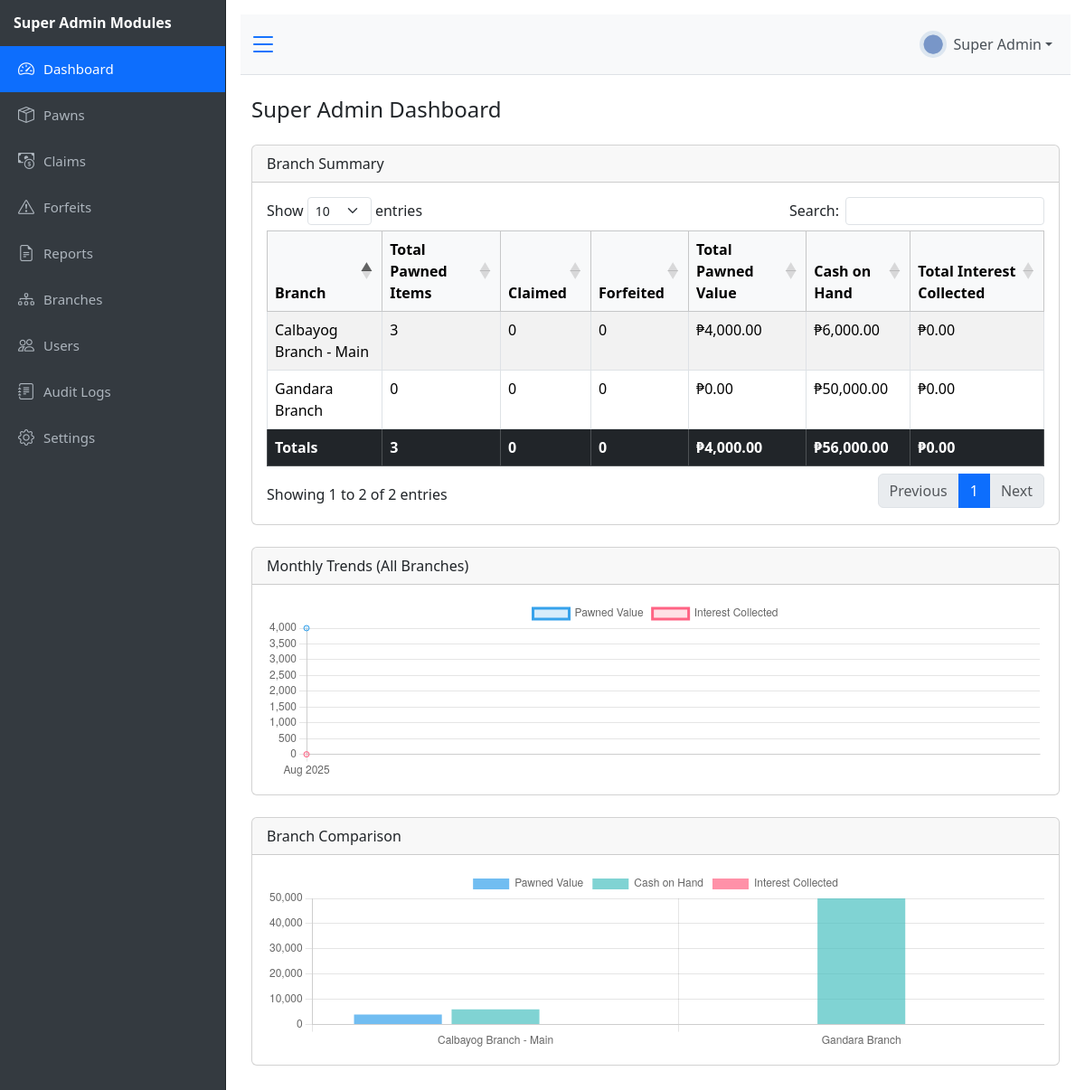
Page /public/dashboard_super.php (signed in) on the earlier database version.
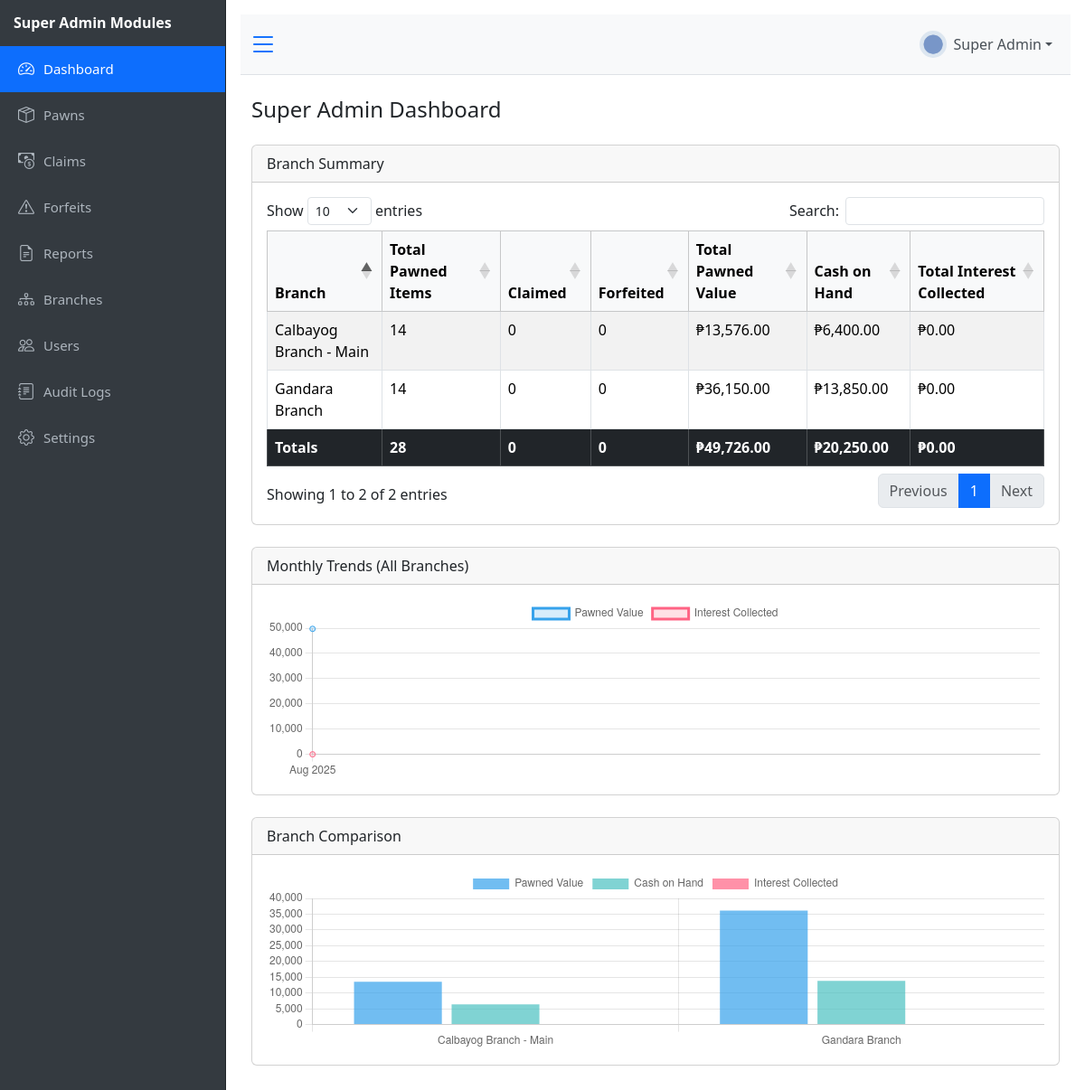
Same page on the later database version.
### tables this page shows
CREATE TABLE `branches` (
  `branch_id` int(11) NOT NULL,
  `branch_name` varchar(100) NOT NULL,
  `branch_address` varchar(255) DEFAULT NULL,
  `branch_phone` varchar(30) DEFAULT NULL,
  `status` enum('active','inactive') DEFAULT 'active',
  `interest_rate` decimal(5,4) DEFAULT 0.0600,
  `cash_on_hand` decimal(12,2) DEFAULT 0.00,
  `created_at` timestamp NOT NULL DEFAULT current_timestamp()
);

### public/dashboard_super.php (the view, shortened to what this page needs)
<?php
require_once "../config/db.php";
include '../views/header.php';
$branch_stats = $pdo->query("
    SELECT
    b.branch_id,
    b.branch_name,
    SUM(CASE WHEN p.status = 'pawned' THEN 1 ELSE 0 END) AS total_pawned,
    SUM(CASE WHEN p.status = 'claimed' THEN 1 ELSE 0 END) AS claimed,
    SUM(CASE WHEN p.status = 'forfeited' THEN 1 ELSE 0 END) AS forfeited,
    COALESCE(SUM(CASE WHEN p.status = 'pawned' THEN p.amount_pawned ELSE 0 END), 0) AS total_pawned_value,
    COALESCE(SUM(tp.interest_amount), 0) AS total_interest_amount,
    b.cash_on_hand
FROM branches b
LEFT JOIN pawned_items p
    ON b.branch_id = p.branch_id
    AND p.is_deleted = 0
LEFT JOIN tubo_payments tp
    ON p.pawn_id = tp.pawn_id
GROUP BY b.branch_id, b.branch_name
")->fetchAll(PDO::FETCH_ASSOC);
$trend_stmt = $pdo->query("
    SELECT DATE_FORMAT(p.date_pawned, '%Y-%m') AS month,
       COALESCE(SUM(CASE WHEN p.status = 'pawned' THEN p.amount_pawned ELSE 0 END), 0) AS total_pawned,
       COALESCE(SUM(tp.interest_amount), 0) AS total_interest
FROM pawned_items p
LEFT JOIN tubo_payments tp
    ON p.pawn_id = tp.pawn_id
WHERE p.is_deleted = 0
  AND p.date_pawned >= DATE_SUB(CURDATE(), INTERVAL 12 MONTH)
GROUP BY month
ORDER BY month ASC
");
$trend_data = $trend_stmt->fetchAll(PDO::FETCH_ASSOC);
$trend_months = [];
$trend_pawned = [];
$trend_interest = [];
foreach ($trend_data as $row) {
    $trend_months[] = date("M Y", strtotime($row['month'] . "-01"));
    $trend_pawned[] = (float) $row['total_pawned'];
    $trend_interest[] = (float) $row['total_interest'];
}
?>
<div class="d-flex" id="wrapper">
    <?php include '../views/sidebar.php'; ?>
    <div id="page-content-wrapper">
        <?php include '../views/topbar.php'; ?>
        <div class="container-fluid mt-4">
            <div class="d-flex justify-content-between align-items-center mb-3">
                <h4>Super Admin Dashboard</h4>
            </div>
            <div class="card mb-4">
                <div class="card-header">Branch Summary</div>
                <div class="card-body">
                    <table id="branchSummaryTable" class="table table-bordered table-striped">
                        <thead class="table-light">
                            <tr>
                                <th>Branch</th>
                                <th>Total Pawned Items</th>
                                <th>Claimed</th>
                                <th>Forfeited</th>
                                <th>Total Pawned Value</th>
                                <th>Cash on Hand</th>
                                <th>Total Interest Collected</th>
                            </tr>
                        </thead>
                        <tbody>
                            <?php
                            $grand_pawned = $grand_claimed = $grand_forfeited = $grand_value = $grand_coh = $grand_interest = 0;
                            foreach ($branch_stats as $branch):
                                $grand_pawned += $branch['total_pawned'];
                                $grand_claimed += $branch['claimed'];
                                $grand_forfeited += $branch['forfeited'];
                                $grand_value += $branch['total_pawned_value'];
                                $grand_coh += $branch['cash_on_hand'];
                                $grand_interest += $branch['total_interest_amount'];
                                ?>
                                <tr>
                                    <td><?= htmlspecialchars($branch['branch_name']) ?></td>
                                    <td><?= number_format($branch['total_pawned']) ?></td>
                                    <td><?= number_format($branch['claimed']) ?></td>
                                    <td><?= number_format($branch['forfeited']) ?></td>
                                    <td>₱<?= number_format($branch['total_pawned_value'], 2) ?></td>
                                    <td>₱<?= number_format($branch['cash_on_hand'], 2) ?></td>
                                    <td>₱<?= number_format($branch['total_interest_amount'], 2) ?></td>
                                </tr>
                            <?php endforeach; ?>
                        </tbody>
                        <tfoot class="table-dark">
                            <tr>
                                <th>Totals</th>
                                <th><?= number_format($grand_pawned) ?></th>
                                <th><?= number_format($grand_claimed) ?></th>
                                <th><?= number_format($grand_forfeited) ?></th>
                                <th>₱<?= number_format($grand_value, 2) ?></th>
                                <th>₱<?= number_format($grand_coh, 2) ?></th>
                                <th>₱<?= number_format($grand_interest, 2) ?></th>
                            </tr>
                        </tfoot>
                    </table>
                </div>
            </div>
            <div class="card mb-4">
                <div class="card-header">Monthly Trends (All Branches)</div>
                <div class="card-body">
                    <canvas id="monthlyTrendsChart" height="200"></canvas>
                </div>
            </div>
            <div class="card mb-4">
                <div class="card-header">Branch Comparison</div>
                <div class="card-body">
                    <canvas id="branchComparisonChart" height="200"></canvas>
                </div>
            </div>
        </div>
        <?php include '../views/footer.php'; ?>
<script>
    document.addEventListener("DOMContentLoaded", function () {
        // Monthly Trends Chart
        new Chart(document.getElementById('monthlyTrendsChart').getContext('2d'), {
            type: 'line',
            data: {
                labels: <?= json_encode($trend_months) ?>,
                datasets: [
                    {
                        label: 'Pawned Value',
                        data: <?= json_encode($trend_pawned) ?>,
                        borderColor: 'rgba(54,162,235,1)',
                        backgroundColor: 'rgba(54,162,235,0.2)',
                        fill: true,
                        tension: 0.3
                    },
                    {
                        label: 'Interest Collected',
                        data: <?= json_encode($trend_interest) ?>,
                        borderColor: 'rgba(255,99,132,1)',
                        backgroundColor: 'rgba(255,99,132,0.2)',
                        fill: true,
                        tension: 0.3
                    }
                ]
            }
        });
        // Branch Comparison Chart
        new Chart(document.getElementById('branchComparisonChart').getContext('2d'), {
            type: 'bar',
            data: {
                labels: <?= json_encode(array_column($branch_stats, 'branch_name')) ?>,
                datasets: [
                    {
                        label: 'Pawned Value',
                        data: <?= json_encode(array_column($branch_stats, 'total_pawned_value')) ?>,
                        backgroundColor: 'rgba(54,162,235,0.7)'
                    },
                    {
                        label: 'Cash on Hand',
                        data: <?= json_encode(array_column($branch_stats, 'cash_on_hand')) ?>,
                        backgroundColor: 'rgba(75,192,192,0.7)'
                    },
                    {
                        label: 'Interest Collected',
                        data: <?= json_encode(array_column($branch_stats, 'total_interest_amount')) ?>,
                        backgroundColor: 'rgba(255,99,132,0.7)'
                    }
                ]
            },
            options: {
                responsive: true,
                plugins: { legend: { position: 'top' } },
                scales: { y: { beginAtZero: true } }
            }
        });
    });
</script>

### views/header.php (shortened to what this page needs)
<!doctype html>
<html lang='en'>
<!DOCTYPE html>
<html lang="en">
<head>
<link rel="stylesheet" href="../assets/css/bootstrap.min.css">
<link rel="stylesheet" href="../assets/css/datatables.min.css">
<link rel="stylesheet" href="../assets/css/bootstrap-icons.css">
<link rel="stylesheet" href="../assets/css/style.css">
<link href="https://cdn.jsdelivr.net/npm/select2@4.1.0-rc.0/dist/css/select2.min.css" rel="stylesheet" />
</head>
<body>
<body>

### views/sidebar.php (shortened to what this page needs)
<?php
$branchName = "Super Admin Modules";
$currentPage = basename($_SERVER['PHP_SELF']);
$role = $_SESSION['user']['role'] ?? 'guest';
$menuItems = [
    ['href' => 'dashboard_super.php', 'icon' => 'bi-speedometer2', 'label' => 'Dashboard', 'roles' => ['super_admin']],
    ['href' => 'dashboard.php', 'icon' => 'bi-speedometer2', 'label' => 'Dashboard', 'roles' => ['admin', 'cashier']],
    ['href' => 'pawns.php', 'icon' => 'bi-box-seam', 'label' => 'Pawns', 'roles' => '*'],
    ['href' => 'claims.php', 'icon' => 'bi-cash-coin', 'label' => 'Claims', 'roles' => '*'],
    ['href' => 'forfeits.php', 'icon' => 'bi-exclamation-triangle', 'label' => 'Forfeits', 'roles' => ['super_admin', 'admin']],
    ['href' => 'reports.php', 'icon' => 'bi-file-earmark-text', 'label' => 'Reports', 'roles' => ['super_admin', 'admin']],
    ['href' => 'trash.php', 'icon' => 'bi-trash', 'label' => 'Trash Bin', 'roles' => ['admin']],
    ['href' => 'branches.php', 'icon' => 'bi-diagram-3', 'label' => 'Branches', 'roles' => ['super_admin']],
    ['href' => 'users.php', 'icon' => 'bi-people', 'label' => 'Users', 'roles' => ['super_admin']],
    ['href' => 'audit_logs.php', 'icon' => 'bi-journal-text', 'label' => 'Audit Logs', 'roles' => ['super_admin']],
    ['href' => 'settings.php', 'icon' => 'bi-gear', 'label' => 'Settings', 'roles' => ['super_admin']],
];
function isAllowed($itemRoles, $currentRole) {
    if ($itemRoles === '*') return true;
    return in_array($currentRole, (array)$itemRoles, true);
}
?>
<div id="sidebar-wrapper">
    <div class="sidebar-heading text-center py-3 d-flex justify-content-between align-items-center">
        <h6 class="mb-0">
            <strong><?= htmlspecialchars($branchName) ?></strong>
        </h6>
    </div>
    <div class="list-group list-group-flush">
        <?php foreach ($menuItems as $item):
            if (!isAllowed($item['roles'], $role)) continue;
            $active = $currentPage === $item['href'] ? 'active' : '';
        ?>
            <a href="<?= htmlspecialchars($item['href']) ?>" class="list-group-item <?= $active ?>">
                <i class="bi <?= htmlspecialchars($item['icon']) ?>"></i> <?= htmlspecialchars($item['label']) ?>
            </a>
        <?php endforeach; ?>
    </div>
</div>

### views/topbar.php (shortened to what this page needs)
<nav class="navbar navbar-expand-lg navbar-light bg-light border-bottom px-0">
    <button class="btn btn-link p-0 ms-2" id="sidebarToggleTop">
        <i class="bi bi-list fs-2"></i>
    </button>
    <div class="container-fluid">
        <ul class="navbar-nav ms-auto">
            <li class="nav-item dropdown">
                <a class="nav-link dropdown-toggle d-flex align-items-center" href="#" id="navbarDropdown" data-bs-toggle="dropdown">
                    <img src="../assets/img/avatar.png" class="rounded-circle me-2" width="30" height="30">
                    <?php echo $_SESSION['user']['name'] ?? 'User'; ?>
                </a>
            </li>
        </ul>
    </div>
</nav>

### views/footer.php (shortened to what this page needs)
</body>
</html>
</body>
</html>

### assets/css/style.css (style rules this page uses)
#sidebar-wrapper { background-color: #343a40; border-right: 1px solid #212529; min-height: 100vh; transition: all 0.3s; }
#sidebar-wrapper .sidebar-heading { color: #fff; font-size: 18px; font-weight: bold; padding: 15px; }
#sidebar-wrapper .list-group-item { background-color: transparent; color: #adb5bd; border: none; padding: 12px 20px; font-size: 15px; display: flex; align-items: center; gap: 10px; transition: background-color 0.2s, color 0.2s; }
#sidebar-wrapper .list-group-item i { font-size: 18px; }
#sidebar-wrapper .list-group-item.active { background-color: #0d6efd; color: #fff; }
.navbar { border-bottom: 1px solid #dee2e6; }
.navbar .nav-link { color: #495057; }
.card .table-responsive, .card canvas { width: 100% !important; }
#page-content-wrapper { padding: 1rem; min-height: 100vh; display: flex; flex-direction: column; }
.container-fluid { flex: 1; display: flex; flex-direction: column; }
.card-body { flex: 1; display: flex; flex-direction: column; }
#wrapper { display: flex; width: 100%; }
#sidebar-wrapper { min-width: 250px; max-width: 250px; transition: all 0.3s; }
#page-content-wrapper { flex: 1; }
:root { --sidebar-width: 250px; }

Differences in the rows shown:
changed branches "Calbayog Branch - Main": total_pawned "3" → "14"; total_pawned_value "4,000.00" → "13,576.00"; cash_on_hand "6,000.00" → "6,400.00"
changed branches "Gandara Branch": total_pawned "0" → "14"; total_pawned_value "0.00" → "36,150.00"; cash_on_hand "50,000.00" → "13,850.00"
Other differences:
$grand_pawned: "3" → "28"
$grand_value: "4,000.00" → "49,726.00"
$grand_coh: "56,000.00" → "20,250.00"
chart data {{ json_encode($trend_pawned) }}: [4000] → [49726]
chart data {{ json_encode(array_column($branch_stats, 'cash_on_hand')) }}: ["6000.00","50000.00"] → ["6400.00","13850.00"]
